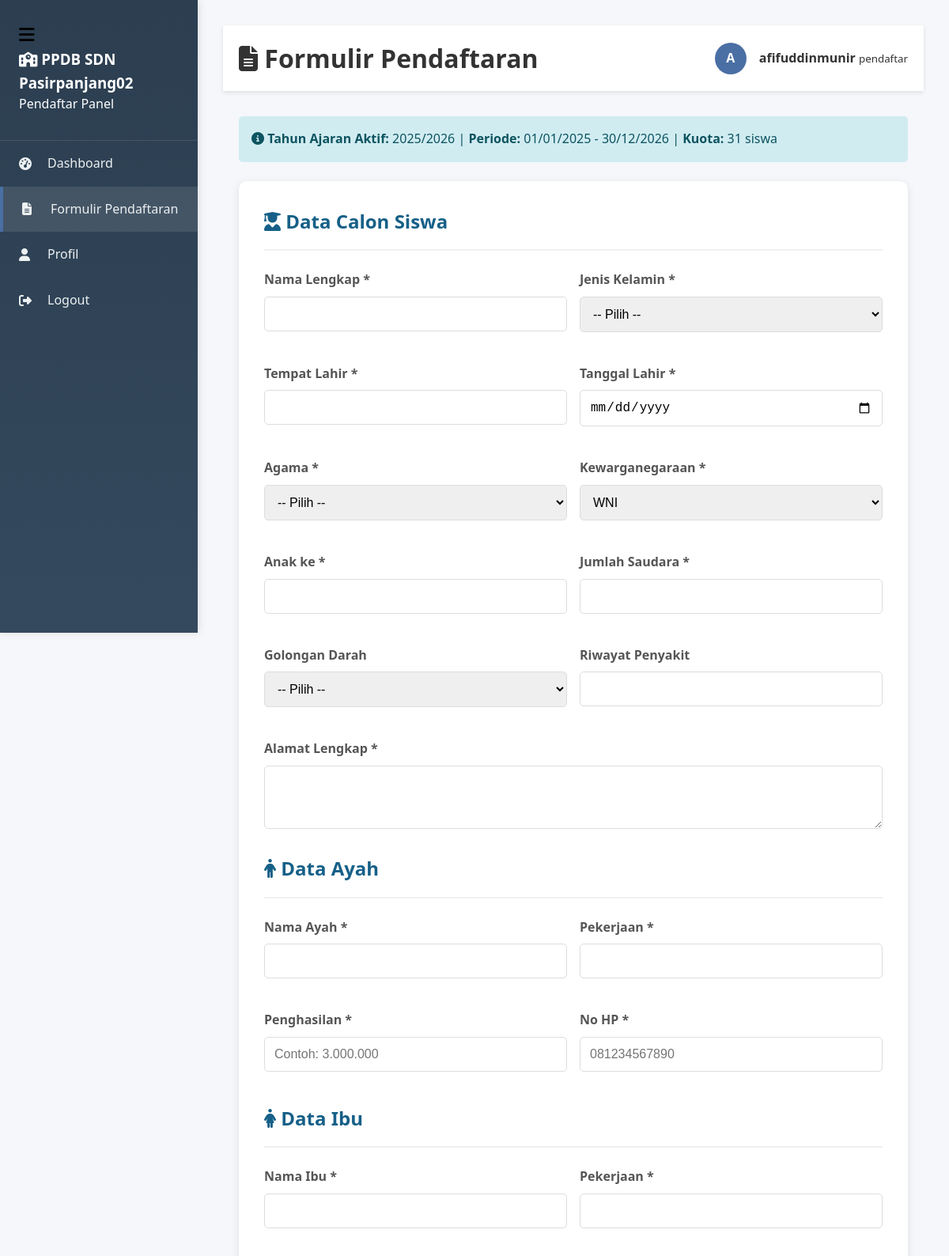
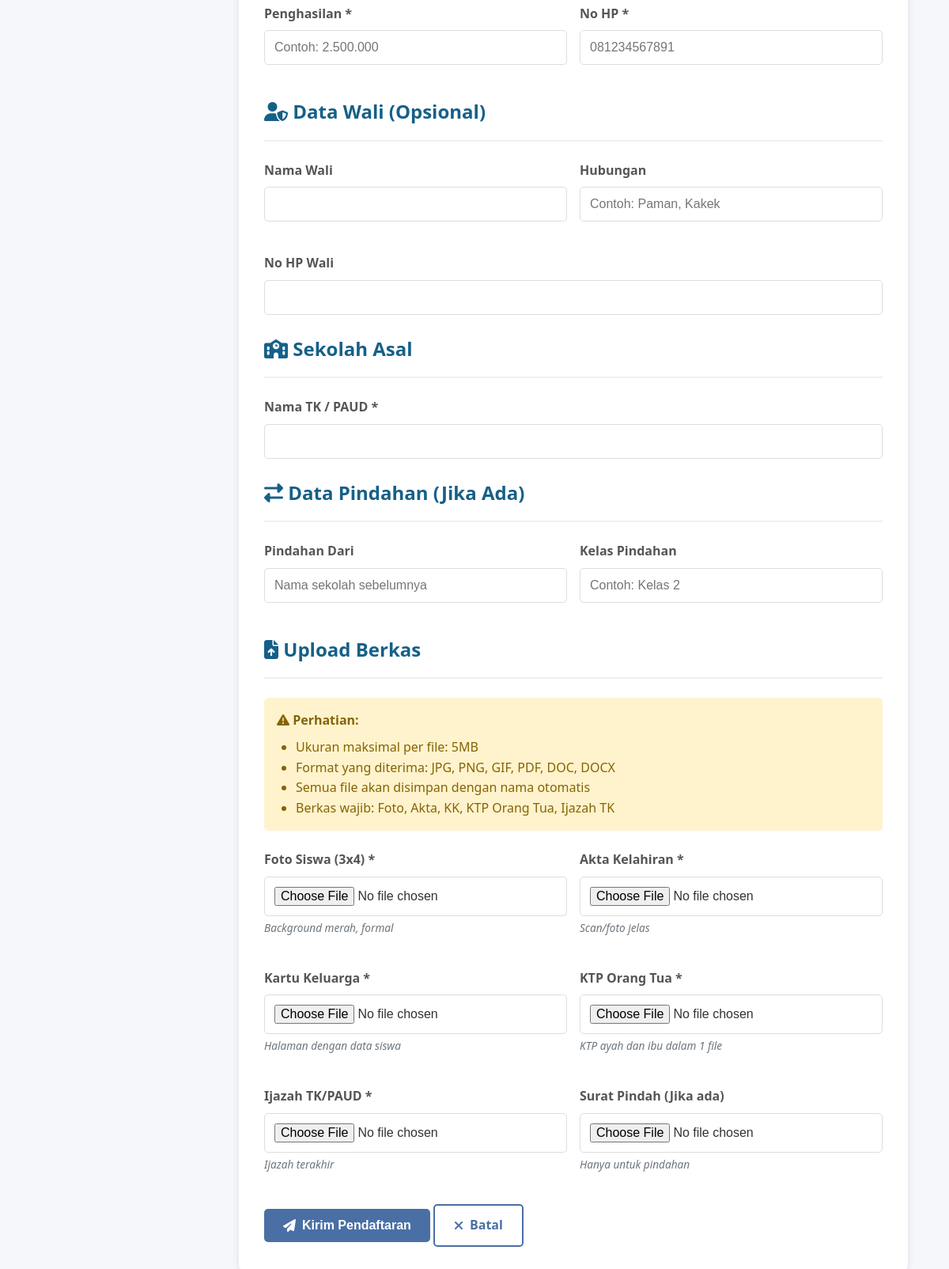
Page /pendaftar/formulir.php (signed in) on the committed database (2 pictures, top to bottom).
### tables this page shows
CREATE TABLE IF NOT EXISTS `tahun_ajaran` (
  `id` int(11) NOT NULL AUTO_INCREMENT,
  `tahun` varchar(20) NOT NULL,
  `kuota` int(11) DEFAULT 0,
  `status` enum('aktif','nonaktif') DEFAULT 'nonaktif',
  `tanggal_buka` date DEFAULT NULL,
  `tanggal_tutup` date DEFAULT NULL,
  PRIMARY KEY (`id`),
  UNIQUE KEY `tahun` (`tahun`)
);

### pendaftar/formulir.php (the view, shortened to what this page needs)
<?php
$db = new Database();
$conn = $db->getConnection();
$sqlTa = "SELECT * FROM tahun_ajaran WHERE status = 'aktif' LIMIT 1";
$resultTa = $conn->query($sqlTa);
$tahunAjaran = $resultTa->fetch_assoc();
?>
<!DOCTYPE html>
<html lang="id">
<head>
    <link rel="stylesheet" href="../assets/css/style.css">
    <link rel="stylesheet" href="https://cdnjs.cloudflare.com/ajax/libs/font-awesome/6.4.0/css/all.min.css">
</head>
<body>
    <?php include '../includes/sidebar.php'; ?>
    <div class="main-content">
        <div class="dashboard-header">
            <div class="container">
                <h1><i class="fas fa-file-alt"></i> Formulir Pendaftaran</h1>
                <div class="user-info">
                    <div class="user-avatar">
                        <?php echo strtoupper(substr($_SESSION['nama'], 0, 1)); ?>
                    </div>
                    <div>
                        <strong><?php echo htmlspecialchars($_SESSION['nama']); ?></strong>
                        <small><?php echo htmlspecialchars($_SESSION['role']); ?></small>
                    </div>
                </div>
            </div>
        </div>
        <div class="container">
            <?php if($tahunAjaran): ?>
            <div class="alert alert-info">
                <i class="fas fa-info-circle"></i>
                <strong>Tahun Ajaran Aktif:</strong> <?php echo htmlspecialchars($tahunAjaran['tahun']); ?>
                | <strong>Periode:</strong> <?php echo date('d/m/Y', strtotime($tahunAjaran['tanggal_buka'])); ?> - <?php echo date('d/m/Y', strtotime($tahunAjaran['tanggal_tutup'])); ?>
                | <strong>Kuota:</strong> <?php echo $tahunAjaran['kuota']; ?> siswa
            </div>
            <?php endif; ?>
            <form method="POST" enctype="multipart/form-data" class="form-section">
                <h2><i class="fas fa-user-graduate"></i> Data Calon Siswa</h2>
                <div class="form-row">
                    <div class="form-group">
                        <label>Nama Lengkap *</label>
                        <input type="text" name="nama_siswa" required>
                    </div>
                    <div class="form-group">
                        <label>Jenis Kelamin *</label>
                        <select name="jenis_kelamin" required>
                            <option value="">-- Pilih --</option>
                        </select>
                    </div>
                </div>
                <div class="form-row">
                    <div class="form-group">
                        <label>Tempat Lahir *</label>
                        <input type="text" name="tempat_lahir" required>
                    </div>
                    <div class="form-group">
                        <label>Tanggal Lahir *</label>
                        <input type="date" name="tanggal_lahir" required>
                    </div>
                </div>
                <div class="form-row">
                    <div class="form-group">
                        <label>Agama *</label>
                        <select name="agama" required>
                            <option value="">-- Pilih --</option>
                        </select>
                    </div>
                    <div class="form-group">
                        <label>Kewarganegaraan *</label>
                        <select name="kewarganegaraan" required>
                            <option value="WNI">WNI</option>
                        </select>
                    </div>
                </div>
                <div class="form-row">
                    <div class="form-group">
                        <label>Anak ke *</label>
                        <input type="number" name="anak_ke" min="1" required>
                    </div>
                    <div class="form-group">
                        <label>Jumlah Saudara *</label>
                        <input type="number" name="jumlah_saudara" min="0" required>
                    </div>
                </div>
                <div class="form-row">
                    <div class="form-group">
                        <label>Golongan Darah</label>
                        <select name="golongan_darah">
                            <option value="">-- Pilih --</option>
                        </select>
                    </div>
                    <div class="form-group">
                        <label>Riwayat Penyakit</label>
                        <input type="text" name="riwayat_penyakit">
                    </div>
                </div>
                <div class="form-group">
                    <label>Alamat Lengkap *</label>
                    <textarea name="alamat" rows="3" required></textarea>
                </div>
                <h2><i class="fas fa-male"></i> Data Ayah</h2>
                <div class="form-row">
                    <div class="form-group">
                        <label>Nama Ayah *</label>
                        <input type="text" name="nama_ayah" required>
                    </div>
                    <div class="form-group">
                        <label>Pekerjaan *</label>
                        <input type="text" name="pekerjaan_ayah" required>
                    </div>
                </div>
                <div class="form-row">
                    <div class="form-group">
                        <label>Penghasilan *</label>
                        <input type="text" name="penghasilan_ayah" placeholder="Contoh: 3.000.000" required>
                    </div>
                    <div class="form-group">
                        <label>No HP *</label>
                        <input type="text" name="hp_ayah" pattern="[0-9]{10,13}" placeholder="081234567890" required>
                    </div>
                </div>
                <h2><i class="fas fa-female"></i> Data Ibu</h2>
                <div class="form-row">
                    <div class="form-group">
                        <label>Nama Ibu *</label>
                        <input type="text" name="nama_ibu" required>
                    </div>
                    <div class="form-group">
                        <label>Pekerjaan *</label>
                        <input type="text" name="pekerjaan_ibu" required>
                    </div>
                </div>
                <div class="form-row">
                    <div class="form-group">
                        <label>Penghasilan *</label>
                        <input type="text" name="penghasilan_ibu" placeholder="Contoh: 2.500.000" required>
                    </div>
                    <div class="form-group">
                        <label>No HP *</label>
                        <input type="text" name="hp_ibu" pattern="[0-9]{10,13}" placeholder="081234567891" required>
                    </div>
                </div>
                <h2><i class="fas fa-user-shield"></i> Data Wali (Opsional)</h2>
                <div class="form-row">
                    <div class="form-group">
                        <label>Nama Wali</label>
                        <input type="text" name="nama_wali">
                    </div>
                    <div class="form-group">
                        <label>Hubungan</label>
                        <input type="text" name="hubungan_wali" placeholder="Contoh: Paman, Kakek">
                    </div>
                </div>
                <div class="form-group">
                    <label>No HP Wali</label>
                    <input type="text" name="hp_wali" pattern="[0-9]{10,13}">
                </div>
                <h2><i class="fas fa-school"></i> Sekolah Asal</h2>
                <div class="form-group">
                    <label>Nama TK / PAUD *</label>
                    <input type="text" name="nama_tk_asal" required>
                </div>
                <h2><i class="fas fa-exchange-alt"></i> Data Pindahan (Jika Ada)</h2>
                <div class="form-row">
                    <div class="form-group">
                        <label>Pindahan Dari</label>
                        <input type="text" name="pindahan_dari" placeholder="Nama sekolah sebelumnya">
                    </div>
                    <div class="form-group">
                        <label>Kelas Pindahan</label>
                        <input type="text" name="kelas_pindahan" placeholder="Contoh: Kelas 2">
                    </div>
                </div>
                <h2><i class="fas fa-file-upload"></i> Upload Berkas</h2>
                <div class="alert alert-warning">
                    <i class="fas fa-exclamation-triangle"></i>
                    <strong>Perhatian:</strong>
                    <ul style="margin: 0.5rem 0 0 1.5rem;">
                        <li>Ukuran maksimal per file: 5MB</li>
                        <li>Format yang diterima: JPG, PNG, GIF, PDF, DOC, DOCX</li>
                        <li>Semua file akan disimpan dengan nama otomatis</li>
                        <li>Berkas wajib: Foto, Akta, KK, KTP Orang Tua, Ijazah TK</li>
                    </ul>
                </div>
                <div class="form-row">
                    <div class="form-group">
                        <label>Foto Siswa (3x4) *</label>
                        <input type="file" name="foto" accept=".jpg,.jpeg,.png,.gif" required>
                        <small class="form-hint">Background merah, formal</small>
                    </div>
                    <div class="form-group">
                        <label>Akta Kelahiran *</label>
                        <input type="file" name="akta" accept=".jpg,.jpeg,.png,.pdf" required>
                        <small class="form-hint">Scan/foto jelas</small>
                    </div>
                </div>
                <div class="form-row">
                    <div class="form-group">
                        <label>Kartu Keluarga *</label>
                        <input type="file" name="kk" accept=".jpg,.jpeg,.png,.pdf" required>
                        <small class="form-hint">Halaman dengan data siswa</small>
                    </div>
                    <div class="form-group">
                        <label>KTP Orang Tua *</label>
                        <input type="file" name="ktp_ortu" accept=".jpg,.jpeg,.png,.pdf" required>
                        <small class="form-hint">KTP ayah dan ibu dalam 1 file</small>
                    </div>
                </div>
                <div class="form-row">
                    <div class="form-group">
                        <label>Ijazah TK/PAUD *</label>
                        <input type="file" name="ijazah_tk" accept=".jpg,.jpeg,.png,.pdf" required>
                        <small class="form-hint">Ijazah terakhir</small>
                    </div>
                    <div class="form-group">
                        <label>Surat Pindah (Jika ada)</label>
                        <input type="file" name="surat_pindah" accept=".jpg,.jpeg,.png,.pdf">
                        <small class="form-hint">Hanya untuk pindahan</small>
                    </div>
                </div>
                <div class="form-actions">
                    <button type="submit" class="btn-primary">
                        <i class="fas fa-paper-plane"></i> Kirim Pendaftaran
                    </button>
                    <a href="dashboard.php" class="btn-secondary">
                        <i class="fas fa-times"></i> Batal
                    </a>
                </div>
            </form>
        </div>
    </div>
</body>
</html>

### assets/css/style.css (style rules this page uses)
* { margin: 0; padding: 0; box-sizing: border-box; }
body { font-family: 'Segoe UI', Tahoma, Geneva, Verdana, sans-serif; line-height: 1.6; color: #333; background-color: #f5f7fa; }
.container { max-width: 1200px; margin: 0 auto; padding: 0 20px; }
.btn-primary, .btn-secondary, .btn-success, .btn-danger { padding: 0.75rem 1.5rem; border: none; border-radius: 5px; font-size: 1rem; font-weight: 600; cursor: pointer; transition: all 0.3s ease; text-decoration: none; display: inline-flex; align-items: center; justify-content: center; gap: 0.5rem; }
.btn-primary { background: #4a6fa5; color: white; }
.btn-secondary { background: transparent; color: #4a6fa5; border: 2px solid #4a6fa5; }
.form-group { margin-bottom: 1.5rem; }
.form-group label { display: block; margin-bottom: 0.5rem; font-weight: 600; color: #555; }
.form-group input, .form-group select, .form-group textarea { width: 100%; padding: 0.75rem; border: 1px solid #ddd; border-radius: 5px; font-size: 1rem; transition: border-color 0.3s; }
.alert { padding: 1rem; border-radius: 5px; margin-bottom: 1.5rem; }
.dashboard-header { background: white; padding: 1rem 0; margin-bottom: 2rem; box-shadow: 0 2px 5px rgba(0,0,0,0.1); }
.dashboard-header .container { display: flex; justify-content: space-between; align-items: center; }
.user-info { display: flex; align-items: center; gap: 1rem; }
.user-avatar { width: 40px; height: 40px; background: #4a6fa5; color: white; border-radius: 50%; display: flex; align-items: center; justify-content: center; font-weight: bold; }
.main-content { margin-left: 250px; padding: 2rem; }
.form-section { background: white; border-radius: 10px; padding: 2rem; box-shadow: 0 2px 10px rgba(0,0,0,0.1); margin-bottom: 2rem; }
.form-section h2 { color: #166088; margin-bottom: 1.5rem; padding-bottom: 1rem; border-bottom: 2px solid #f0f0f0; }
.form-row { display: grid; grid-template-columns: repeat(auto-fit, minmax(250px, 1fr)); gap: 1rem; margin-bottom: 1rem; }
.alert-warning { color: #856404; background-color: #fff3cd; border-color: #ffeaa7; }
.alert-info { color: #0c5460; background-color: #d1ecf1; border-color: #bee5eb; }

### includes/sidebar.php (style rules this page uses)
.main-content { margin-left: 250px; transition: margin-left .3s ease; }

### pendaftar/formulir.php (style rules this page uses)
.form-hint { display: block; margin-top: 0.25rem; font-size: 0.85rem; color: #6c757d; font-style: italic; }

### rows in the picture
tahun_ajaran: tahun "2025/2026", tanggal_buka "01/01/2025", tanggal_tutup "30/12/2026", kuota "31"

### other values in the picture
$role "Pendaftar"
$item['label'] "Dashboard"
$item['label'] "Formulir Pendaftaran"
$item['label'] "Profil"
$item['label'] "Logout"
substr($_SESSION['nama'], 0, 1) "A"
$_SESSION['nama'] "afifuddinmunir"
$_SESSION['role'] "pendaftar"
